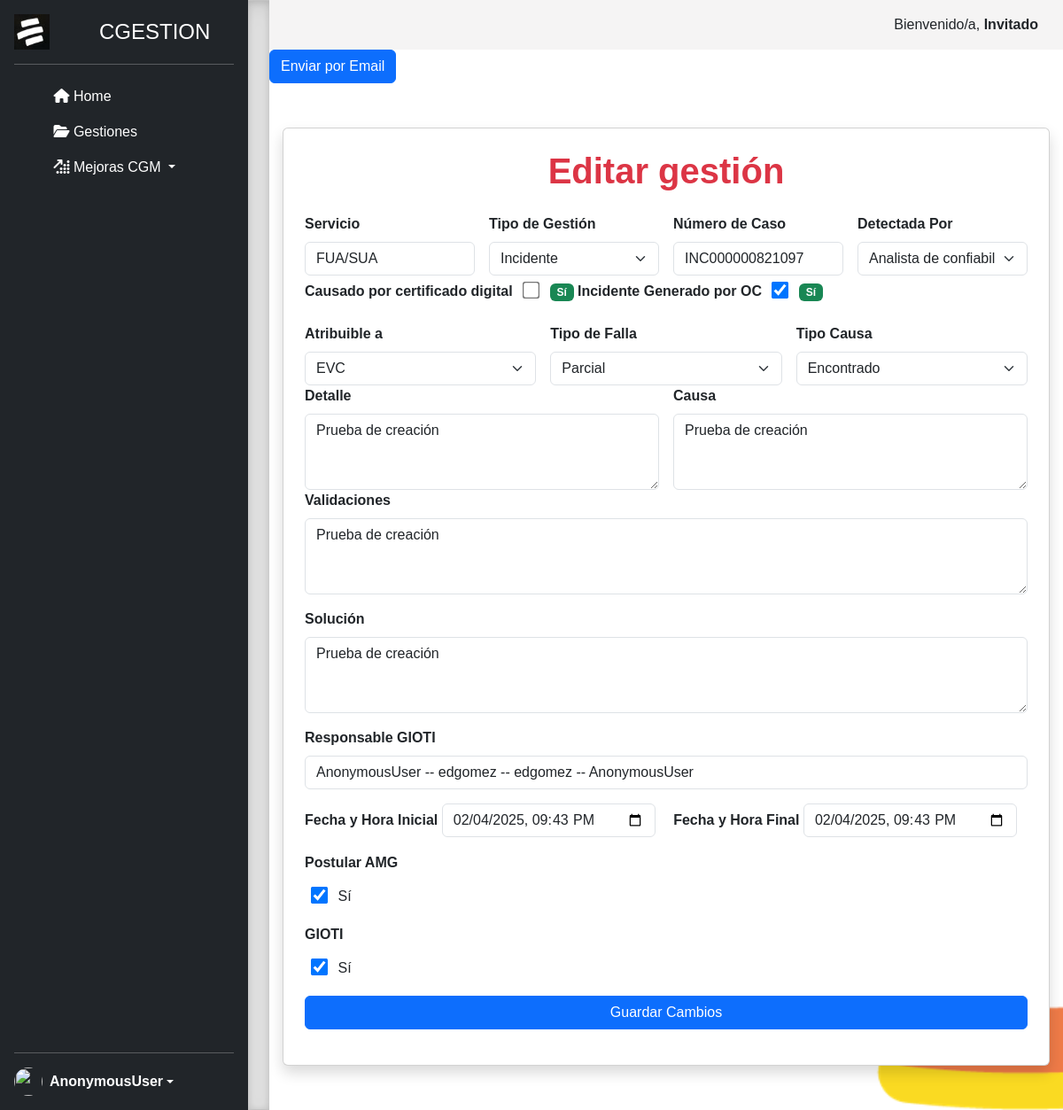
The page /creargestion/editar_gestion/1/ on the database as committed earlier.
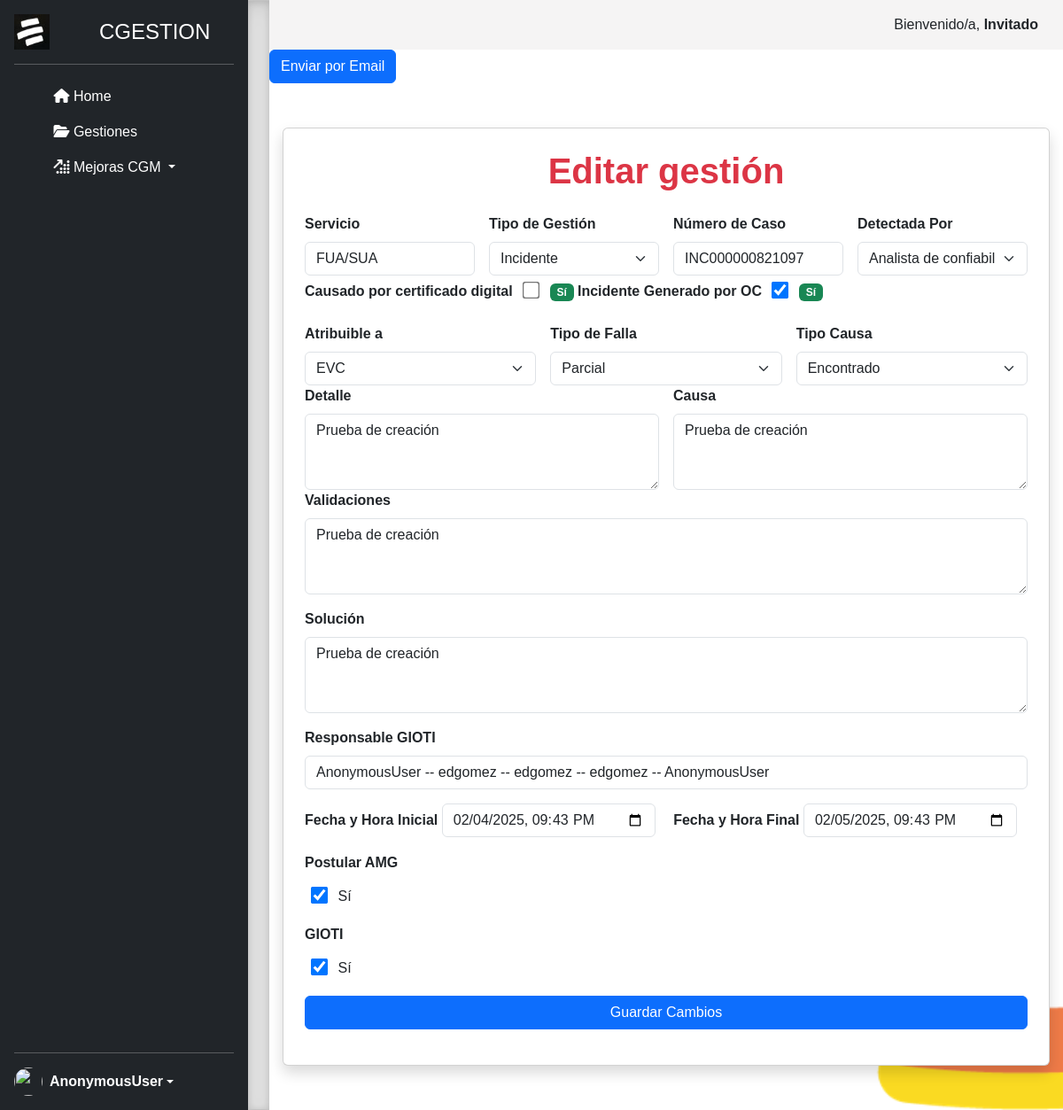
The same page on the database as committed later.
### gestiones/models.py (models this page shows, shortened)
class Gestion(models.Model):
    servicio = models.CharField(max_length=250, verbose_name='Servicio', null=True, blank=True)
    tipo_de_gestion = models.CharField(max_length=250, verbose_name='Tipo de gestion', null=True, blank=True)
    numero_caso = models.CharField(max_length=250, verbose_name='Numero de caso', null=True, blank=True)
    detectada_por = models.CharField(max_length=250, verbose_name='Detectado por', null=True, blank=True)
    causado_por_certificado_digital = models.BooleanField(default=False, verbose_name='Causado por certificado digital')
    incidente_generado_por_OC = models.BooleanField(default=False, verbose_name='Incidente generado por OC')
    atribuible_a = models.CharField(max_length=30, verbose_name='Atribuible a', null=True, blank=True)
    tipo_de_falla = models.CharField(max_length=30, verbose_name='Tipo de falla', null=True, blank=True)
    detalle = models.TextField(verbose_name='Detalle', null=True, blank=True)
    tipo_causa = models.CharField(max_length=30, verbose_name='Tipo_causa', null=True, blank=True)
    causa = models.TextField(verbose_name='Causa', null=True, blank=True)
    validaciones = models.TextField(verbose_name='Validaciones', null=True, blank=True)
    solucion = models.TextField(verbose_name='Solucion', null=True, blank=True)
    responsable_gioti = models.CharField(max_length=250, verbose_name='Responsable gioti')
    fecha_hora_inicial = models.DateTimeField("Fecha y Hora Inicial", auto_now=False, auto_now_add=False )
    fecha_hora_final = models.DateTimeField("Fecha y Hora Final", null=True, blank=True)
    postular_amg = models.BooleanField(default=False, verbose_name='Postular AMG')
    gioti = models.BooleanField(default=False, verbose_name='GIOTI')
    class Meta:
        verbose_name = 'Gestion'
        verbose_name_plural = 'Gestiones'
        ordering=['-id']

### gestiones/views.py (the view, shortened to what this page needs)
# urls.py: path('creargestion/editar_gestion/<int:id>/',views.editar_gestion, name='editar_gestion'),
def editar_gestion(request, id):
    first_name = request.user.first_name if request.user.is_authenticated else "Invitado"
    gestion = get_object_or_404(Gestion, id=id)
    fecha_hora_actual = datetime.now().strftime('%Y-%m-%dT%H:%M')
    return render(request, 'editar_gestion.html', {'gestion': gestion, "first_name":first_name,'fecha_hora_actual': fecha_hora_actual})

### gestiones/templates/editar_gestion.html (shortened to what the changed rows need)
{% extends "layout.html" %}
{% block content %}
<form method="post">
<div class="container-fluid d-flex flex-column align-items-center" style="min-height: 100vh; padding: 50px 15px; overflow-y: auto;">
  <div class="card shadow p-4" style="max-width: 1500px; width: 100%;">
    <h1 class="mb-4 text-center text-danger"><strong>Editar gestión</strong></h1>
    <form method="POST" novalidate>
      <div class="mb-3">
        <div class="row g-3 align-items-end">
            <div class="col-md-3">
              <label for="servicio" class="form-label"><strong>Servicio</strong></label>
              <input type="text" class="form-control" id="servicio" name="servicio" value="{{ gestion.servicio }}" placeholder="Ingrese el servicio">
            </div>
            <div class="col-md-3">
              <label for="tipo_de_gestion" class="form-label"><strong>Tipo de Gestión</strong></label>
              <select class="form-select" id="tipo_de_gestion" name="tipo_de_gestion" >
                <option value="Incidente" {% if gestion.tipo_de_gestion == 'Incidente' %}selected{% endif %}>Incidente</option>
              </select>
            </div>
            <div class="col-md-3">
              <label for="numero_caso" class="form-label"><strong>Número de Caso</strong></label>
              <input type="text" class="form-control" id="numero_caso" name="numero_caso" placeholder="Ingrese el número de caso" value="{{ gestion.numero_caso }}">
            </div>
            <div class="col-md-3">
              <label for="detectada_por" class="form-label"><strong>Detectada Por</strong></label>
              <select class="form-select" id="detectada_por" name="detectada_por" >
                <option value="Analista de confiabilidad" {% if gestion.detectada_por == 'Analista de confiabilidad' %}selected{% endif %}>Analista de confiabilidad</option>
              </select>
            </div>
          </div>
<div class="mb-3">
  <label class="form-label"><strong>Causado por certificado digital</strong></label>
  <input type="checkbox" id="causado_por_certificado_digital" class="checkbox-grande" name="causado_por_certificado_digital"  >
    <label for="causado_por_certificado_digital" class="badge bg-success"> Sí </label>
  <label class="form-label"><strong>Incidente Generado por OC</strong></label>
  <input type="checkbox" id="incidente_generado_por_OC" class="checkbox-grande" name="incidente_generado_por_OC" {% if gestion.incidente_generado_por_OC %} checked {% endif %} {% if generadoporc == "on" %} checked {% endif %}>
  <label for="incidente_generado_por_OC" class="badge bg-success"> Sí </label>
</div>
<div class="row g-3 align-items-end">
  <div class="col-md-4">
    <label for="atribuible_a" class="form-label"><strong>Atribuible a</strong></label>
    <select class="form-select" id="atribuible_a" name="atribuible_a" >
      <option value="EVC" {% if gestion.atribuible_a == 'EVC' %}selected{% endif %}>EVC</option>
    </select>
  </div>
  <div class="col-md-4">
    <label for="tipo_de_falla" class="form-label"><strong>Tipo de Falla</strong></label>
    <select class="form-select" id="tipo_de_falla" name="tipo_de_falla" >
      <option value="Parcial" {% if gestion.tipo_de_falla == 'Parcial' %}selected{% endif %}>Parcial</option>
    </select>
  </div>
  <div class="col-md-4">
    <label for="tipo_causa" class="form-label"><strong>Tipo Causa</strong></label>
    <select class="form-select" id="tipo_causa" name="tipo_causa" >
      <option value="Encontrado" {% if gestion.tipo_causa == 'Encontrado' %}selected{% endif %}>Encontrado</option>
    </select>
  </div>
</div>
<div class="row g-3">
  <div class="col-md-6">
    <label for="detalle" class="form-label"><strong>Detalle</strong></label>
    <textarea class="form-control" id="detalle" name="detalle" rows="3" placeholder="Describa el detalle" >{{ gestion.detalle }}</textarea>
  </div>
  <div class="col-md-6">
    <label for="causa" class="form-label"><strong>Causa</strong></label>
    <textarea class="form-control" id="causa" name="causa" rows="3" placeholder="Describa la causa" >{{ gestion.causa }}</textarea>
  </div>
</div>
<div class="mb-3">
  <label for="validaciones" class="form-label"><strong>Validaciones</strong></label>
  <textarea class="form-control" id="validaciones" name="validaciones" rows="3" placeholder="Ingrese las validaciones" >{{ gestion.validaciones }}</textarea>
</div>
<div class="mb-3">
  <label for="solucion" class="form-label"><strong>Solución</strong></label>
  <textarea class="form-control" id="solucion" name="solucion" rows="3" placeholder="Ingrese la solución" >{{ gestion.solucion }}</textarea>
</div>
<div class="mb-3">
  <label for="responsable_gioti" class="form-label"><strong>Responsable GIOTI</strong></label>
  <input type="text" class="form-control" id="responsable_gioti" name="responsable_gioti" value="{{ gestion.responsable_gioti }} -- {{ user }}" readonly>
</div>
<div class="mb-3">
  <label for="fecha_hora_inicial" class="form-label"><strong>Fecha y Hora Inicial</strong></label>
  <input type="datetime-local" class="form-control d-inline w-auto me-3" id="fecha_hora_inicial" name="fecha_hora_inicial" value="{{ gestion.fecha_hora_inicial|date:'Y-m-d\TH:i' }}" >
  <label for="fecha_hora_final" class="form-label"><strong>Fecha y Hora Final</strong></label>
  <input type="datetime-local" class="form-control d-inline w-auto" id="fecha_hora_final" name="fecha_hora_final" value="{{ gestion.fecha_hora_final|date:'Y-m-d\TH:i' }}" {% if not gestion.fecha_hora_final %} placeholder="None" {% endif %}>
</div>
  <div class="mb-3">
    <div>
      <input type="checkbox" id="postular_amg" class="checkbox-grande" name="postular_amg" {% if gestion.postular_amg %} checked {% endif %}>
      <label for="postular_amg">Sí</label>
    </div>
  </div>
<div class="mb-3">
  <div>
    <input type="checkbox" id="gioti" name="gioti" class="checkbox-grande" {% if gestion.gioti %} checked {% endif %}>
    <label for="gioti">Sí</label>
  </div>
</div>
    </form>
  </div>
</div>
{% endblock %}

Rows that differ between the two databases and show on the page:
changed Gestion "FUA/SUA": responsable_gioti "AnonymousUser -- edgomez -- edgomez -- AnonymousUser" → "AnonymousUser -- edgomez -- edgomez -- edgomez -- AnonymousUser"; fecha_hora_final "02/04/2025 21:43" → "02/05/2025 21:43"
